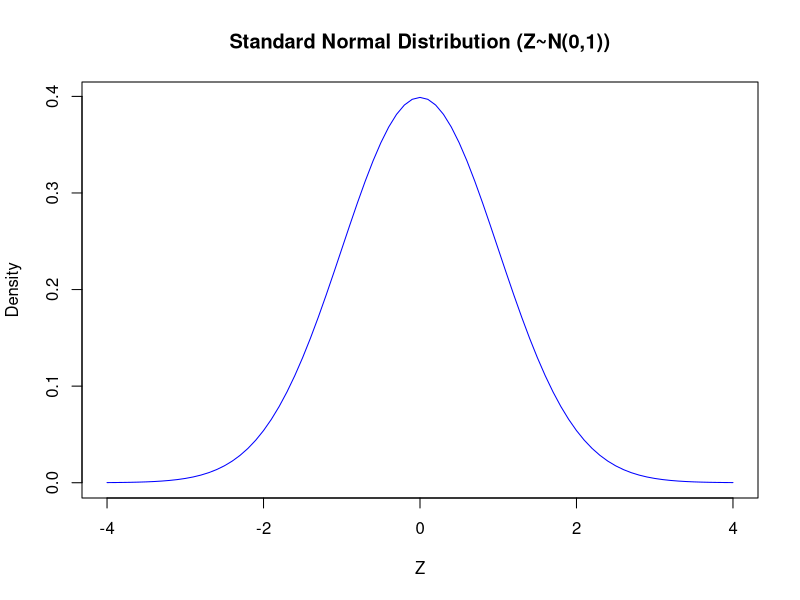
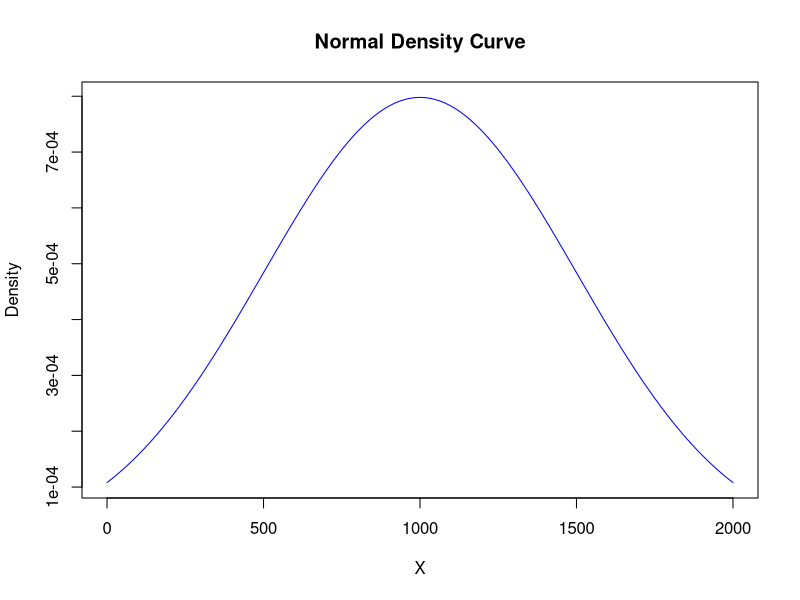
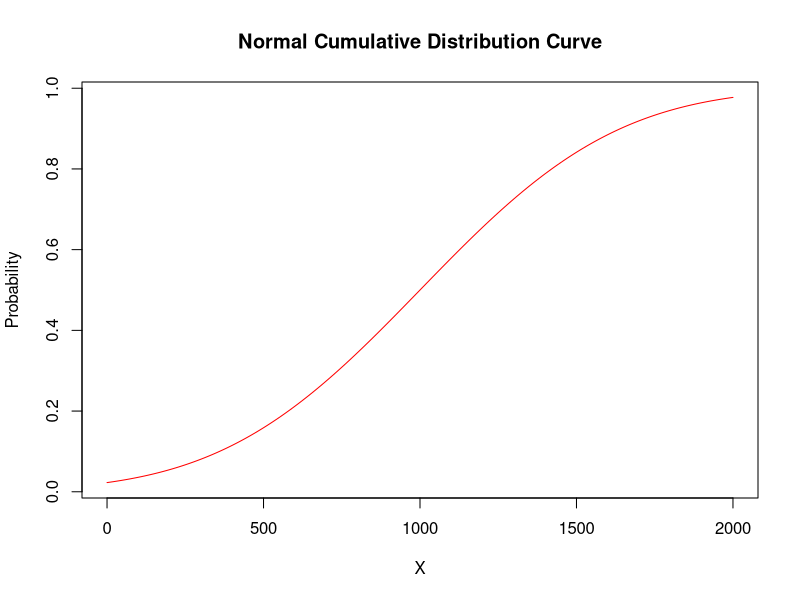

Source code (R) for these figures, in order:
######### I #########
# Generate a range of Z values
z_values <- seq(-4.0, 4.0, by = 0.1)

# Calculate the corresponding PDF values
pdf_values <- dnorm(z_values)

# Plot the PDF
plot(z_values, pdf_values, type = "l", col = "blue", xlab = "Z", ylab = "Density",
     main = "Standard Normal Distribution (Z~N(0,1))")


# This is a symmetric distribution

############# II ###################
# Define parameters
mean_X <- 1000
variance_X <- 250000
standard_deviation_X <- sqrt(variance_X)

# Generate a range of X values
x_values <- seq(0, 2000, by = 10)

# Calculate the corresponding PDF values
pdf_values_X <- dnorm(x_values, mean = mean_X, sd = standard_deviation_X)

# Calculate the corresponding CDF values
cdf_values_X <- pnorm(x_values, mean = mean_X, sd = standard_deviation_X)



############# III #############

# Define the values for calculations
x_value_a <- 850
x_value_b <- 1200
lower_limit_c <- 1000
upper_limit_c <- 2000

# a) P(X = 850)
pdf_value_850 <- dnorm(x_value_a, mean = mean_X, sd = standard_deviation_X) #p(X=850) = 0.0007627756

# b) P(X > 1200) = 1 - P(X ≤ 1200)
cdf_value_1200 <- pnorm(x_value_b, mean = mean_X, sd = standard_deviation_X)
p_x_gt_1200 <- 1 - cdf_value_1200 #P(X > 1200): 0.3445783 

# c) P(1000 < X < 2000) = P(X < 2000) - P(X < 1000)
cdf_value_2000 <- pnorm(upper_limit_c, mean = mean_X, sd = standard_deviation_X)
cdf_value_1000 <- pnorm(lower_limit_c, mean = mean_X, sd = standard_deviation_X)
p_x_between_1000_and_2000 <- cdf_value_2000 - cdf_value_1000 #P(1000 < X < 2000): 0.4772499



# Plot the PDF
plot(x_values, pdf_values_X, type = "l", col = "blue", xlab = "X", ylab = "Density",
     main = "Normal Density Curve")

# Plot the CDF
plot(x_values, cdf_values_X, type = "l", col = "red", xlab = "X", ylab = "Probability",
     main = "Normal Cumulative Distribution Curve")